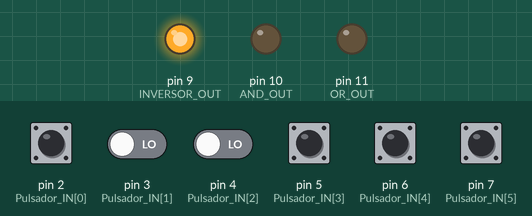
Recording of a sketch running on a simulated Arduino Uno, built with avr-gcc and run on an emulated ATmega328P. On the bench: output pins drawn as LEDs (lit = HIGH). The inputs (shaded band) are chosen by the test bench; at power-on: pin 2 (Pulsador_IN[0]), pin 3 (Pulsador_IN[1]), pin 4 (Pulsador_IN[2]), pin 5 (Pulsador_IN[3]), pin 6 (Pulsador_IN[4]), pin 7 (Pulsador_IN[5]) LOW.

Above: at 1.2 s.
1.3 s: pin 2 (Pulsador_IN[0]) pulled HIGH for 0.15 s
At 1.37 s:
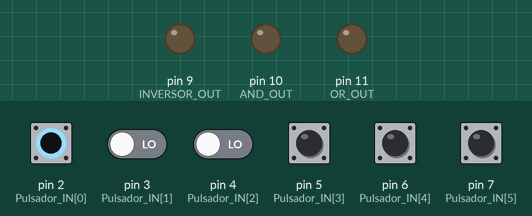
2.9 s: pin 5 (Pulsador_IN[3]) pulled HIGH for 0.15 s
At 2.97 s:
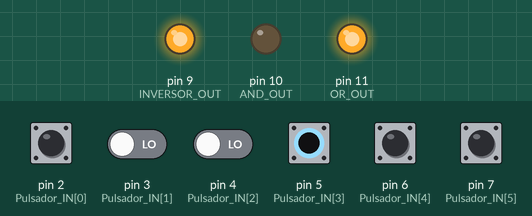
4.5 s: pin 2 (Pulsador_IN[0]) driven HIGH and pin 5 (Pulsador_IN[3]) driven HIGH
At 5.1 s:
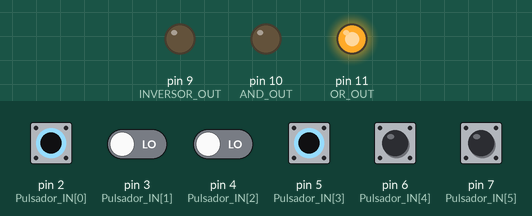
6.0 s: pin 2 (Pulsador_IN[0]) driven LOW
At 6.3 s:
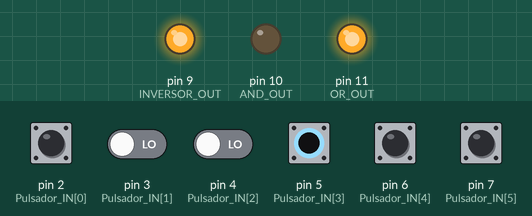
7.5 s: pin 2 (Pulsador_IN[0]) driven HIGH
At 8.6 s:
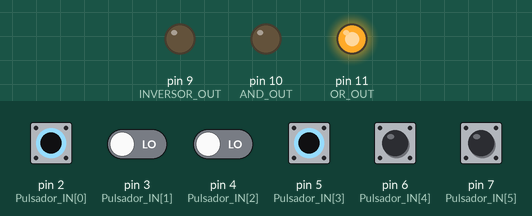
9.0 s: pin 3 (Pulsador_IN[1]) driven HIGH and pin 4 (Pulsador_IN[2]) driven HIGH
At 9.8 s:
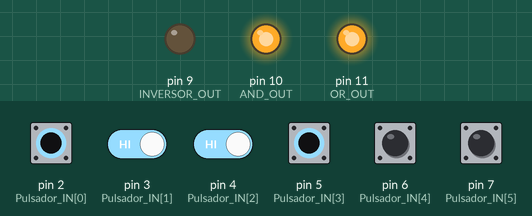
Timing chart, 0 to 11.5 s (numbered marks = the images above; inputs shaded):
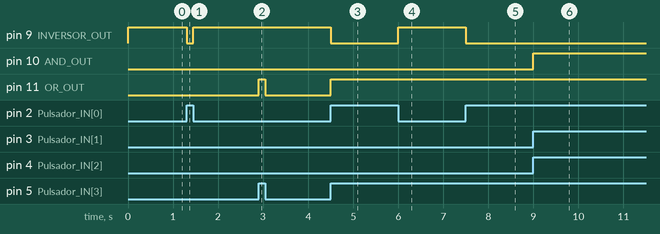

Measured:
- after the input at 1.3 s, pin 9 (INVERSOR_OUT): HIGH → LOW at once, → HIGH 0.15 s later
- after the input at 2.9 s, pin 11 (OR_OUT): LOW → HIGH at once, → LOW 0.15 s later
- after the input at 4.5 s, pin 9 (INVERSOR_OUT): HIGH → LOW at once; pin 11 (OR_OUT): LOW → HIGH at once
- after the input at 6.0 s, pin 9 (INVERSOR_OUT): LOW → HIGH at once
- after the input at 7.5 s, pin 9 (INVERSOR_OUT): HIGH → LOW at once
- after the input at 9.0 s, pin 10 (AND_OUT): LOW → HIGH at once

The sketch:

Puertas_logicas.ino
```cpp
const int Pulsador_IN[6]={2,3,4,5,6,7};
const int OR_OUT=11;
const int INVERSOR_OUT=9;
const int AND_OUT=10;
int estado[6];

void setup() {
  // put your setup code here, to run once:
for (int i = 0; i < 6; i = i + 1) {
  pinMode(Pulsador_IN[i], INPUT);
}
pinMode(OR_OUT, OUTPUT);
pinMode(AND_OUT, OUTPUT);
pinMode(INVERSOR_OUT, OUTPUT);
}

void loop() {
  // put your main code here, to run repeatedly:
for (int i = 0; i < 6; i = i + 1) {
  estado[i]=digitalRead(Pulsador_IN[i]);
}

INVERSOR(estado[0]);
AND(estado[1], estado[2]);
OR(estado[3], estado[4]);

}

void OR(int x1,int x2){
   if (x1 ==1 || x2 ==1 ){
    digitalWrite(OR_OUT,HIGH);
  }
else{
  digitalWrite(OR_OUT,LOW);
  }
}

void AND(int x1,int x2){
   if (x1 ==1 && x2 ==1 ){
    digitalWrite(AND_OUT,HIGH);
  }
else{
  digitalWrite(AND_OUT,LOW);
  }
}

void INVERSOR(int x1){
   if (x1 ==1){
    digitalWrite(INVERSOR_OUT,LOW);
  }
else{
  digitalWrite(INVERSOR_OUT,HIGH);
  }
}
```
